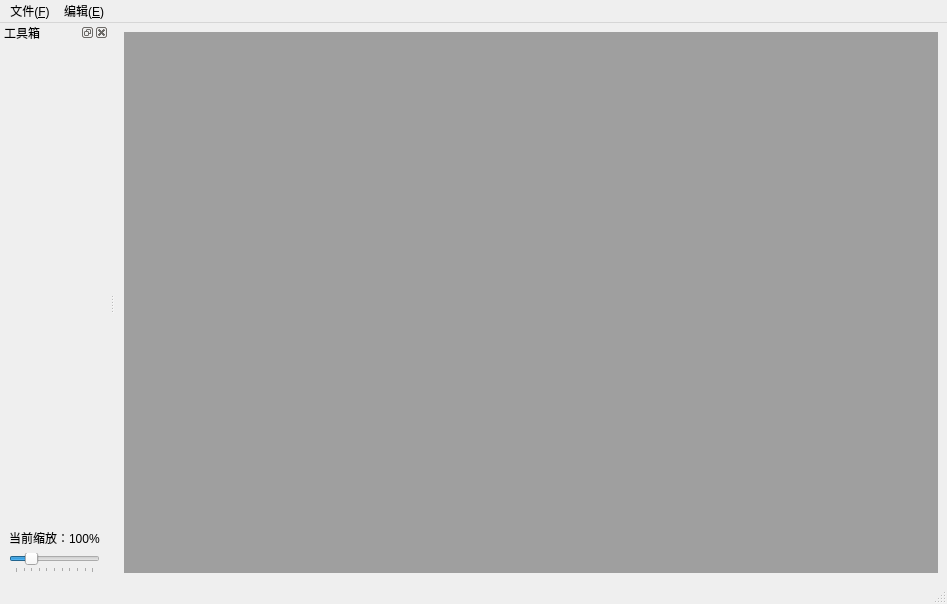
<?xml version="1.0" encoding="UTF-8"?>
<ui version="4.0">
 <class>MainWindow</class>
 <widget class="QMainWindow" name="MainWindow">
  <property name="geometry">
   <rect>
    <x>0</x>
    <y>0</y>
    <width>947</width>
    <height>604</height>
   </rect>
  </property>
  <property name="windowTitle">
   <string>MainWindow</string>
  </property>
  <widget class="QWidget" name="centralwidget">
   <layout class="QGridLayout" name="gridLayout">
    <item row="0" column="0">
     <widget class="QMdiArea" name="mdiArea"/>
    </item>
   </layout>
  </widget>
  <widget class="QMenuBar" name="menubar">
   <property name="geometry">
    <rect>
     <x>0</x>
     <y>0</y>
     <width>947</width>
     <height>19</height>
    </rect>
   </property>
   <widget class="QMenu" name="menu_F">
    <property name="title">
     <string>文件(&amp;F)</string>
    </property>
    <addaction name="actionNew_new"/>
    <addaction name="actionOpen_O"/>
   </widget>
   <widget class="QMenu" name="menu_E">
    <property name="title">
     <string>编辑(&amp;E)</string>
    </property>
   </widget>
   <addaction name="menu_F"/>
   <addaction name="menu_E"/>
  </widget>
  <widget class="QStatusBar" name="statusbar"/>
  <widget class="QDockWidget" name="dockWidget">
   <property name="windowTitle">
    <string>工具箱</string>
   </property>
   <attribute name="dockWidgetArea">
    <number>1</number>
   </attribute>
   <widget class="QWidget" name="dockWidgetContents">
    <layout class="QVBoxLayout" name="verticalLayout">
     <item>
      <spacer name="verticalSpacer">
       <property name="orientation">
        <enum>Qt::Orientation::Vertical</enum>
       </property>
       <property name="sizeHint" stdset="0">
        <size>
         <width>20</width>
         <height>490</height>
        </size>
       </property>
      </spacer>
     </item>
     <item>
      <widget class="QLabel" name="labelScale">
       <property name="text">
        <string>当前缩放：100%</string>
       </property>
      </widget>
     </item>
     <item>
      <widget class="QSlider" name="horizontalSliderScale">
       <property name="minimum">
        <number>1</number>
       </property>
       <property name="maximum">
        <number>500</number>
       </property>
       <property name="singleStep">
        <number>15</number>
       </property>
       <property name="value">
        <number>100</number>
       </property>
       <property name="orientation">
        <enum>Qt::Orientation::Horizontal</enum>
       </property>
       <property name="tickPosition">
        <enum>QSlider::TickPosition::TicksBelow</enum>
       </property>
       <property name="tickInterval">
        <number>50</number>
       </property>
      </widget>
     </item>
    </layout>
   </widget>
  </widget>
  <action name="actionNew_new">
   <property name="text">
    <string>New(&amp;N)</string>
   </property>
  </action>
  <action name="actionOpen_O">
   <property name="text">
    <string>Open(&amp;O)</string>
   </property>
  </action>
 </widget>
 <resources/>
 <connections/>
</ui>
